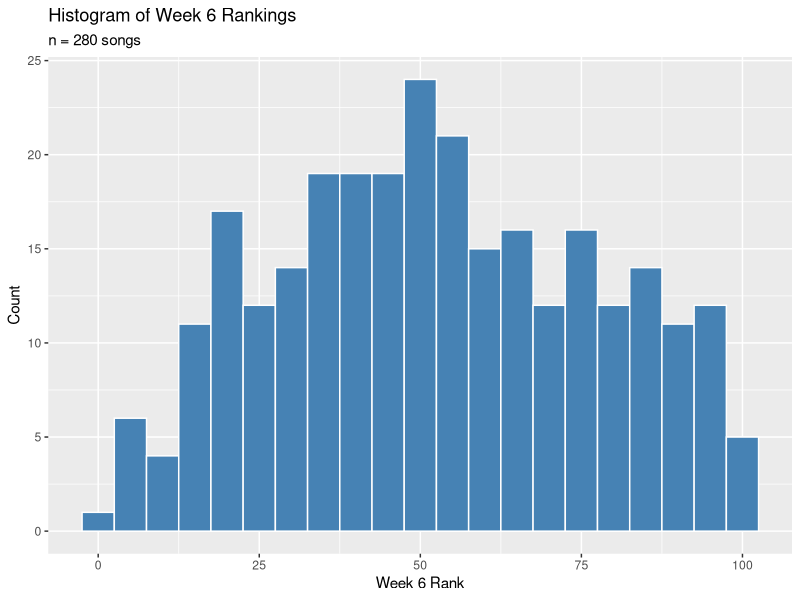
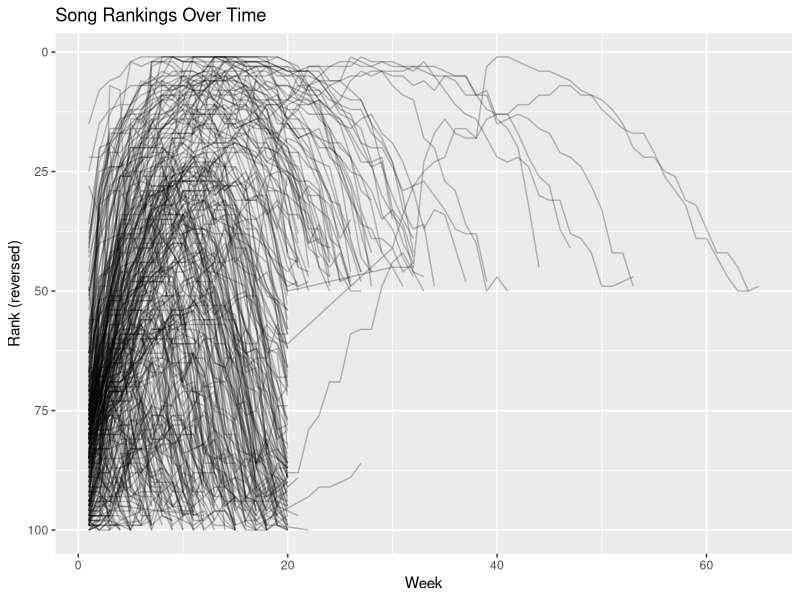
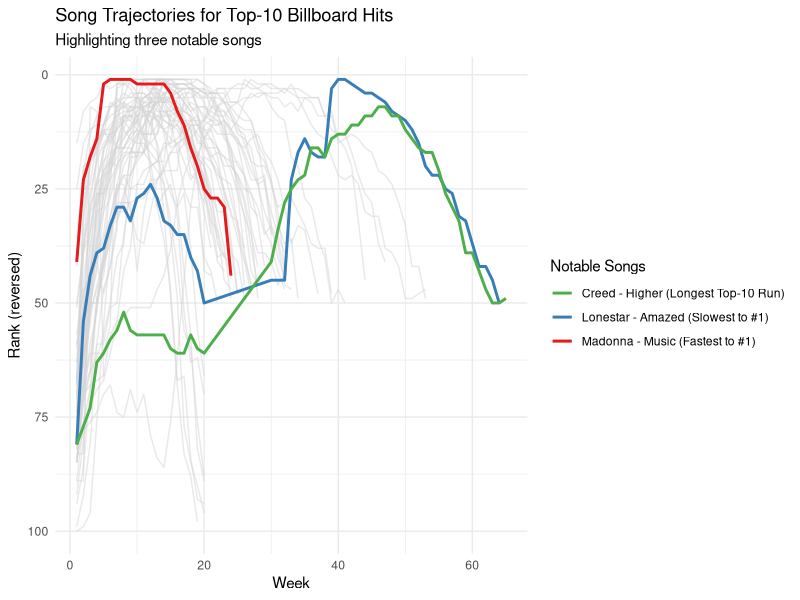

Generate these figures, in order, with R:
## ---- chunk 1
#| message: false
library(tidyverse)
## ---- chunk 2
billboard |> 
  select(artist, track, date.entered, wk1:wk4)
## ---- chunk 3
#| message: false
n_val <- sum(!is.na(billboard$wk6))
ggplot(billboard, aes(x = wk6)) +
  geom_histogram(binwidth = 5, fill = "steelblue", color = "white") +
  labs(
    title = "Histogram of Week 6 Rankings",
    subtitle = paste0("n = ", n_val, " songs"),
    x = "Week 6 Rank",
    y = "Count"
  )
## ---- chunk 4
billboard |> 
  select(wk1, wk4, wk10, wk20, wk40, wk76) |> 
  pivot_longer(cols = everything(), names_to = "week", values_to = "rank") |> 
  mutate(week = fct_inorder(week)) |> 
  group_by(week) |> 
  summarize(
    present = sum(!is.na(rank)),
    missing = sum(is.na(rank))
  )
## ---- chunk 5
billboard |> 
  pivot_longer(
    cols = starts_with("wk"), 
    names_to = "week", 
    values_to = "rank"
  ) |> 
  filter(!is.na(rank)) |> 
  mutate(week = as.integer(str_remove(week, "wk"))) |> 
  arrange(artist, track, week) |> 
  group_by(artist, track) |> 
  summarize(
    re_entered = any(diff(week) > 1), 
    .groups = "drop"
  ) |> 
  count(re_entered)
## ---- chunk 6
#| message: false
billboard_long <- billboard |> 
  pivot_longer(
    cols = starts_with("wk"),
    names_to = "week",
    values_to = "rank",
    values_drop_na = TRUE
  ) |> 
  mutate(week = as.integer(str_remove(week, "wk")))

ggplot(billboard_long, aes(x = week, y = rank, group = interaction(artist, track))) +
  geom_line(alpha = 0.25) +
  scale_y_reverse() +
  labs(
    title = "Song Rankings Over Time",
    x = "Week",
    y = "Rank (reversed)"
  )
## ---- chunk 7
#| message: false
# Create song-level summary
song_summary <- billboard |> 
  pivot_longer(
    cols = starts_with("wk"),
    names_to = "week",
    values_to = "rank",
    values_drop_na = TRUE
  ) |> 
  mutate(week = as.integer(str_remove(week, "wk"))) |> 
  group_by(artist, track) |> 
  summarize(
    first_rank = rank[which.min(week)],
    best_rank = min(rank),
    first_week_at_best = min(week[rank == best_rank]),
    total_weeks = n(),
    .groups = "drop"
  )

# Print a preview of the song-level summary
print("Preview of Song-Level Summary:")
head(song_summary)

# Identify the three notable songs
fastest_no1 <- song_summary |> 
  filter(best_rank == 1) |> 
  slice_min(first_week_at_best, n = 1)

slowest_no1 <- song_summary |> 
  filter(best_rank == 1) |> 
  slice_max(first_week_at_best, n = 1)

longest_run_top10 <- song_summary |> 
  filter(best_rank <= 10) |> 
  slice_max(total_weeks, n = 1)

# Combine and display
print("Notable Songs:")
bind_rows(
  fastest_no1 |> mutate(notable_category = "Fastest to #1"),
  slowest_no1 |> mutate(notable_category = "Slowest to #1"),
  longest_run_top10 |> mutate(notable_category = "Longest Run in Top 10")
) |> 
  select(notable_category, artist, track, first_rank, best_rank, first_week_at_best, total_weeks)
## ---- chunk 8
#| cache: true
#| message: false
# Filter for songs that reached the top 10
top10_songs <- billboard_long |> 
  group_by(artist, track) |> 
  filter(min(rank) <= 10) |> 
  ungroup() |> 
  mutate(
    highlight = case_when(
      artist == "Madonna" & track == "Music" ~ "Madonna - Music (Fastest to #1)",
      artist == "Lonestar" & track == "Amazed" ~ "Lonestar - Amazed (Slowest to #1)",
      artist == "Creed" & track == "Higher" ~ "Creed - Higher (Longest Top-10 Run)",
      TRUE ~ "Other Top-10 Songs"
    )
  )

# Plot top 10 songs, highlighting the three notable ones
ggplot() +
  geom_line(
    data = filter(top10_songs, highlight == "Other Top-10 Songs"),
    aes(x = week, y = rank, group = interaction(artist, track)),
    color = "lightgray", alpha = 0.5
  ) +
  geom_line(
    data = filter(top10_songs, highlight != "Other Top-10 Songs"),
    aes(x = week, y = rank, group = interaction(artist, track), color = highlight),
    linewidth = 1
  ) +
  scale_y_reverse() +
  scale_color_manual(
    values = c(
      "Madonna - Music (Fastest to #1)" = "#E41A1C",
      "Lonestar - Amazed (Slowest to #1)" = "#377EB8",
      "Creed - Higher (Longest Top-10 Run)" = "#4DAF4A"
    )
  ) +
  labs(
    title = "Song Trajectories for Top-10 Billboard Hits",
    subtitle = "Highlighting three notable songs",
    x = "Week",
    y = "Rank (reversed)",
    color = "Notable Songs"
  ) +
  theme_minimal()
